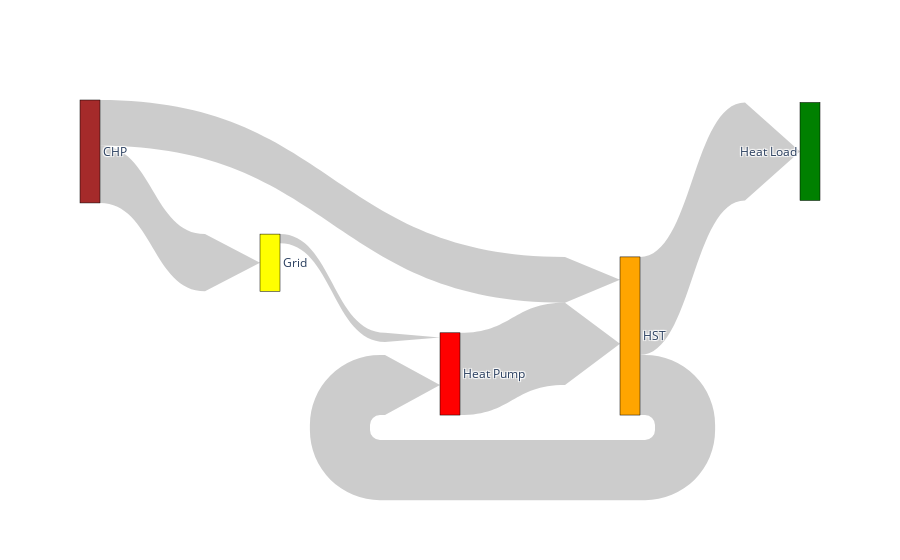

Notebook cell for this chart:
### Code cell
fig = go.Figure(data=[go.Sankey(
    arrangement = "snap",
    valuesuffix = "Wh",
    node = dict(
      pad = 10,
    #   thickness = 20,
      line = dict(color = "black", width = 0.5),
      label = ['Grid',"Heat Pump", "HST", "Heat Load", "CHP"],
      # x = [0, 0.35, 0.5, 0.65, 1,0.55],
      # y = [0,-0.5,0.0,0.35,-0.2, -0.4],
    #   color = "blue"
      color = ['Yellow', 'Red', 'Orange', 'Green', 'Brown']
    ),
    link = dict(
      arrowlen = 55,
      source = [0, 1, 2,3, 2, 4, 4], # actually not, no dynamic switching here!
      target = [1, 2, 3,2, 1, 2, 0],
      # source = sources,
      # target = targets,
      value = vals_smpl
    #   curve = [0, 0, 0, 0.5, 0]
  ))],
  layout = dict()
  )

fig.show()

### Figure 1 — Plotly figure (JSON) as saved in the notebook; plotly's stock layout.template omitted (floating-point values rounded to 4 significant figures)
{"data": [{"arrangement": "snap", "link": {"arrowlen": 55, "source": [0, 1, 2, 3, 2, 4, 4], "target": [1, 2, 3, 2, 1, 2, 0], "value": [2166000.0, 19420000.0, 23140000.0, 0, 14190000.0, 10800000.0, 13500000.0]}, "node": {"color": ["Yellow", "Red", "Orange", "Green", "Brown"], "label": ["Grid", "Heat Pump", "HST", "Heat Load", "CHP"], "line": {"color": "black", "width": 0.5}, "pad": 10}, "type": "sankey", "valuesuffix": "Wh"}], "layout": {}}
